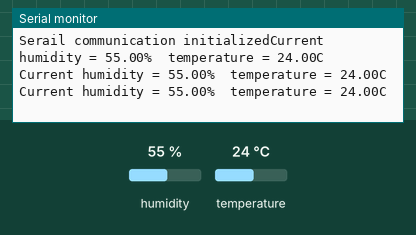
The sketch below on a simulated Arduino Uno, built with avr-gcc and run on an emulated ATmega328P. Parts: the last lines printed to the serial monitor. The test bench sets the inputs (shaded band); at power-on: humidity 55 %, temperature 24 °C.

Above: at 1.3 s.
1.4 s: humidity set to 22 %
At 2.0 s:
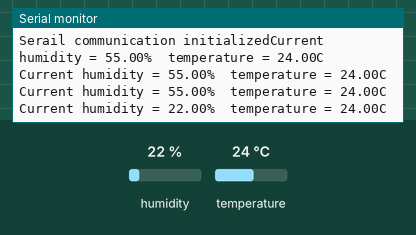
2.9 s: temperature set to 12 °C
At 3.6 s:
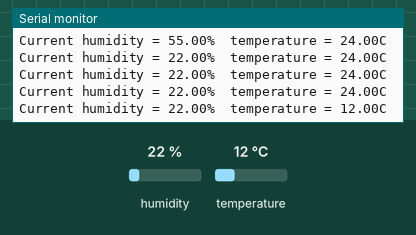
4.4 s: humidity set to 40 %
At 5.2 s:
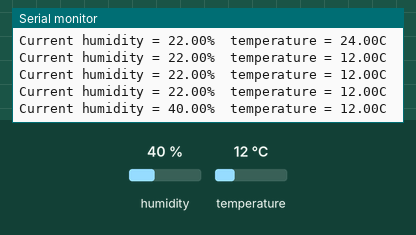
Timing chart, 0 to 7.4 s (numbered marks = the images above; inputs shaded):
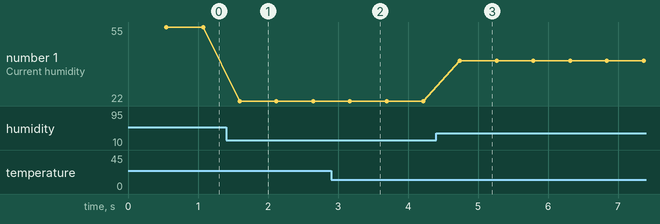

Measured:
- after the input at 1.4 s, the serial monitor: prints a new line after 0.20 s (image 1)
- after the input at 2.9 s, the serial monitor: prints a new line after 0.27 s (image 2)
- after the input at 4.4 s, the serial monitor: prints a new line after 0.34 s (image 3)
- plotted number 1: 55 → 22 after the input at 1.4 s, 22 → 40 after the input at 4.4 s

The sketch:

project_fire.ino
```cpp
#include <dht.h>
int temperature_sensr = 2;
int water_sprinkler=3;
dht DHT;

void setup()
{
  Serial.begin(9600);
  Serial.print("Serail communication initialized");
}

void loop()
{
    DHT.read11(2);
    Serial.print("Current humidity = ");
    Serial.print(DHT.humidity);
    Serial.print("%  ");
    Serial.print("temperature = ");
    Serial.print(DHT.temperature);
    Serial.println("C  ");
    if(DHT.temperature>50)
    digitalWrite(water_sprinkler,HIGH);
    else if(water_sprinkler<50)
    digitalWrite(water_sprinkler,LOW);
    delay(500);

}
```
